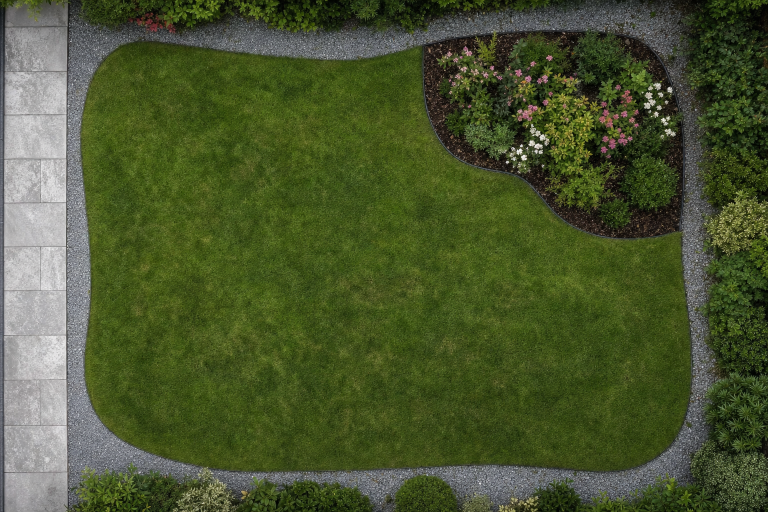
#> input picture scripts/site/src/garden.png, 1536 x 1024 px (shown at 1/2 size)
$ python lawn_assets.py src/garden.png src/short_grass.png src/short_grass.png src/short_grass.png src/short_grass.png
#> lines starting #> are read from the running program, lines starting #| are printed output that depends on the picture; after the words box and inside, x2 and y2 are one past the last pixel; in counts of white or black regions, pixels touching at a corner belong together
# Assets for the product page's lawn-path animation.
# usage: lawn_assets.py GARDEN.png SHORT_GRASS.png OUTDIR [MOWER_PLAN.png DOCK_PLAN.png]
#   GARDEN.png       top-down photo of the garden (generated with an image model; the lawn is found by colour)
#   SHORT_GRASS.png  top-down photo of freshly mowed grass (texture of the mowed stripes)
#   *_PLAN.png       orthographic plan renders (render_site.sh: mplan / dockplan, 1.2 m wide, mower origin 0.15 m right of the
#                    image centre, the back (charging port) pointing left, the visor right; site.js turns the sprite so the visor leads)
# Writes OUTDIR/garden.webp, mowed_a.webp, mowed_b.webp (light / dark stripes, lawn only), mower.webp, dock.webp and lawn.json:
#   {"size": [w, h], "pxm": px per metre, "mower": {...}, "dock": {...}, "segs": [{"d": svg path, "mow": bool, "rev": bool, "cls": "a"|"b", "w": px}]}
import sys, json, os
import numpy as np
from PIL import Image, ImageFilter
from scipy import ndimage as nd

PXM = 160.0                 # image px per metre (paving slabs ~0.8 m, mower 0.67 m long)
CUT = 0.20 * PXM            # cutting width
ROW = 0.18 * PXM            # row pitch: 2 cm overlap
EDGE = 0.13 * PXM           # blade centre from the lawn edge on the edge pass
PLAN_W, PLAN_PX, PLAN_CX = 1.2, 1200, 0.15      # plan renders: width (m), width (px), image centre in mower x (m)
DOCK_X1 = 0.31 * PXM        # dock footprint: right edge (lawn side) from the docked mower origin


def lawn_mask(im):
    hsv = np.asarray(im.convert('HSV')).astype(np.float32); H = hsv[..., 0] * 360 / 255; S = hsv[..., 1] / 255; V = hsv[..., 2] / 255
    g = (H > 55) & (H < 120) & (S > 0.30) & (V > 0.18)
    g = nd.binary_opening(g, structure=np.ones((7, 7)))
    lab, _ = nd.label(g); h, w = g.shape; m = lab == lab[h * 6 // 10, w * 45 // 100]
    return nd.binary_fill_holes(nd.binary_closing(m, structure=np.ones((9, 9))))


def smooth1(a, k=9):
    if len(a) < k: return a
    p = np.r_[np.repeat(a[0], k // 2), a, np.repeat(a[-1], k // 2)]; return np.convolve(p, np.ones(k) / k, 'valid')


def extents(dist, level, step=3):
    ys, L, R = [], [], []
    for y in range(0, dist.shape[0], step):
        r = np.nonzero(dist[y] >= level)[0]
        if len(r) > 2: ys.append(y); L.append(r.min()); R.append(r.max())
    return np.array(ys, float), smooth1(np.array(L, float)), smooth1(np.array(R, float))


def dstr(pts): return 'M' + ' L'.join(f'{x:.1f} {y:.1f}' for x, y in pts)


def cbez(a, c1, c2, b, n=32):
    t = np.linspace(0, 1, n)[:, None]; a, c1, c2, b = map(np.array, (a, c1, c2, b))
    return (1 - t) ** 3 * a + 3 * (1 - t) ** 2 * t * c1 + 3 * (1 - t) * t * t * c2 + t ** 3 * b


def bez(a, c, b, n=24):
    t = np.linspace(0, 1, n)[:, None]; a, c, b = map(np.array, (a, c, b)); return list(map(tuple, (1 - t) ** 2 * a + 2 * (1 - t) * t * c + t * t * b))


def main():
    G, SH, OUT = sys.argv[1:4]; os.makedirs(OUT, exist_ok=True)
    im = Image.open(G).convert('RGB'); W, H = im.size; m = lawn_mask(im); dist = nd.distance_transform_edt(m)
#> in main, im is the input picture: PIL image 1536x1024 RGB; mean R, G, B 74.4, 86.3, 47.7
#> after `W, H = im.size`: W = 1536; H = 1024
#> after `m = lawn_mask(im)`:
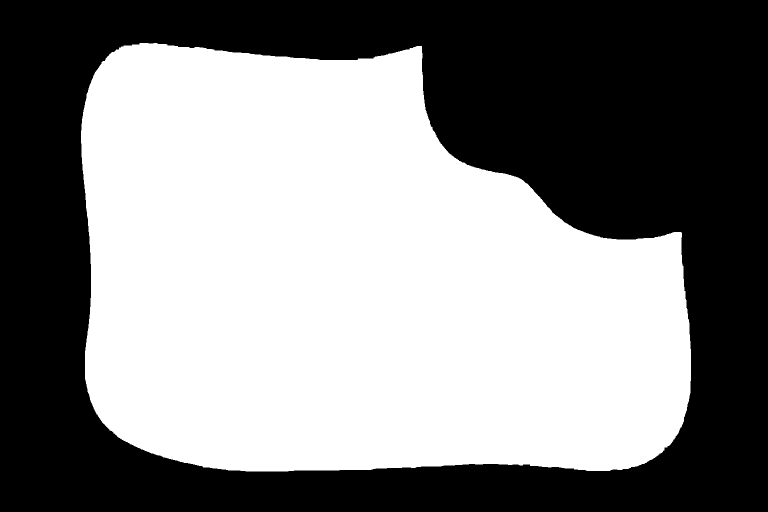
#> m: shape (1024, 1536) bool (shown at 1/2 size); 52.5% white; 1 black region, box (x1, y1, x2, y2) and area: (0, 0, 1536, 1024) 747180
#> after `dist = nd.distance_transform_edt(m)`:
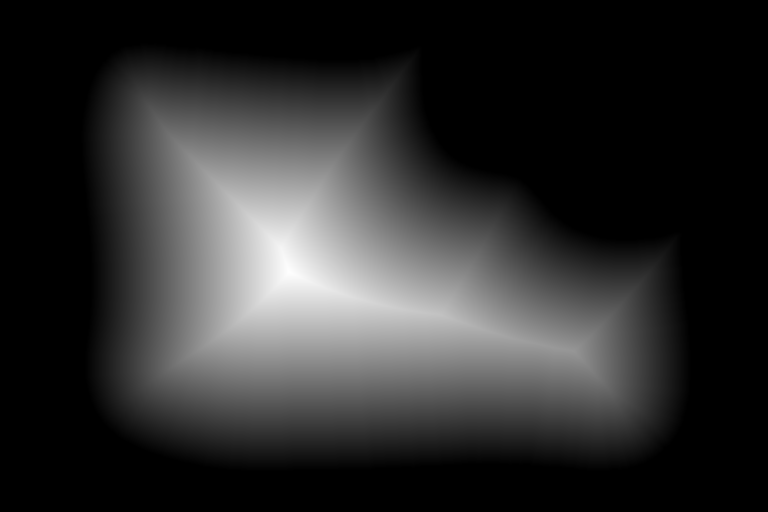
#> dist: shape (1024, 1536) float64 (shown at 1/2 size); min 0, max 397, mean 72.9; drawn with min black and max white
    # --- dock on the left edge, part way down; the pillar stands just off the lawn, the mower backs into it (port at the back)
    yd = int(H * 0.585); xe = int(np.nonzero(m[yd])[0].min())
#> after `yd = int(H * 0.585)`: yd = 599
#> after `xe = int(np.nonzero(m[yd])[0].min())`: xe = 181
    O = (xe - 4 + 0.25 * PXM, float(yd)); A = (O[0] + 0.50 * PXM, float(yd))
#> after `O = (xe - 4 + 0.25 * PXM, float(yd))`: O = (217, 599)
#> after `A = (O[0] + 0.5 * PXM, float(yd))`: A = (297, 599)
    # --- edge loop (clockwise on screen), starting on the left side above the dock
    ys, L, R = extents(dist, EDGE)
#> after the loop in extents, `for y in range(0, dist.shape[0], step):`: L = 272 values, max 486 at index 271, min 182 at index 53, mean 209.3; R = 272 values, max 1361 at index 199, min 324 at index 0, mean 1142.1; ys = 272 values from 108 to 921
#> in smooth1, `p = np.r_[np.repeat(a[0], k // 2), a, np.repeat(a[-1], k // 2)]`: p = 280 values, max 486 at index 275, min 182 at index 57, mean 214.3
#> ys = 272 values from 108 to 921; L = 272 values, max 456.3 at index 271, min 182.4 at index 53, mean 209.5; R = 272 values, max 1361 at index 203, min 395.9 at index 0, mean 1142
    # the dock is an obstacle: plate + pillar footprint (dockplan render) x -0.49..+0.31 m, y +-0.26 m about O; the mower is +-0.34 x +-0.245 m.
    # Along the left edge the pass bends round it; rows beside it start clear of it.
    w_ = np.clip((1.0 - np.abs(ys - yd) / PXM) / 0.35, 0, 1); w_ = w_ * w_ * (3 - 2 * w_)
#> after `w_ = np.clip((1.0 - np.abs(ys - yd) / PXM) / 0.35, 0, 1)`: w_ = 272 values, max 1 at index 129, min 0 at index 0, mean 0.324
    L = np.maximum(L, L + (O[0] + DOCK_X1 + 0.295 * PXM - L) * w_)
#> L = 272 values, max 456.3 at index 271, min 182.4 at index 53, mean 246.9
    loop = [(L[0], ys[0])] + [(R[i], ys[i]) for i in range(len(ys))] + [(L[i], ys[i]) for i in range(len(ys) - 1, -1, -1)]
#> loop = 545 pairs, first value 182.4 to 1361, second value 108 to 921
    js = int(np.argmin(np.abs(ys - (yd - 0.65 * PXM)))); S = (L[js], ys[js])
#> after `js = int(np.argmin(np.abs(ys - (yd - 0.65 * PXM))))`: js = 129
#> after `S = (L[js], ys[js])`: S = (313.8, 495)
    edge = [(L[i], ys[i]) for i in range(js, -1, -1)] + loop[1:]          # up to the top-left corner, once round, back at the top-left
#> edge = 674 pairs, first value 182.4 to 1361, second value 108 to 921
    # --- rows inside the edge band, alternating direction
    lev = EDGE + 0.5 * ROW; yr, Lr, Rr = extents(dist, lev, step=1)          # rows reach into the edge band: no long-grass corners left
#> after `yr, Lr, Rr = extents(dist, lev, step=1)`: yr = 787 values from 121 to 907; Lr = 787 values, max 479.6 at index 786, min 197 at index 147, mean 222.3; Rr = 787 values, max 1346 at index 584, min 306 at index 0, mean 1119.5
    rows = []; y = yr.min() + 1; k = 0
#> after `y = yr.min() + 1`: y = 122
    while y <= yr.max() - 1:
        i = int(np.argmin(np.abs(yr - y))); la_ = Lr[i] if abs(yr[i] - yd) > 0.555 * PXM else max(Lr[i], O[0] + DOCK_X1 + 0.39 * PXM)
        a, b = (la_, yr[i]), (Rr[i], yr[i]); rows.append((a, b) if k % 2 == 0 else (b, a)); y += ROW; k += 1
#> this loop made 28 passes
#> (i, la_, a, b, y) on passes 1 to 12: (1, 281.4, (281.4, 122), (311.6, 122), 150.8), (30, 228.9, (228.9, 151), (809.3, 151), 179.6), (59, 213.3, (213.3, 180), (810, 180), 208.4), (87, 205.9, (205.9, 208), (813.3, 208), 237.2), (116, 200.1, (200.1, 237), (819.3, 237), 266), (145, 197.2, (197.2, 266), (829.2, 266), 294.8), (174, 198, (198, 295), (844.9, 295), 323.6), (203, 199.4, (199.4, 324), (866.7, 324), 352.4), (231, 202, (202, 352), (901.4, 352), 381.2), (260, 205.3, (205.3, 381), (997.2, 381), 410), (289, 207.1, (207.1, 410), (1045.7, 410), 438.8), (318, 211, (211, 439), (1070.9, 439), 467.6)
#> after the loop, k = 28; rows = 28 items; y = 928.4
    segs = [{'d': dstr([O, A]), 'mow': False, 'rev': False}]                     # out of the dock visor first
    r_ = (A[1] - S[1]) / 2; th_ = np.linspace(np.pi / 2, -np.pi / 2, 40)          # a U-turn up and back over the dock, then along to the edge
#> after `r_ = (A[1] - S[1]) / 2`: r_ = 52
    turn = [(A[0] + r_ * np.cos(t_), A[1] - r_ + r_ * np.sin(t_)) for t_ in th_]
#> turn = 40 pairs, first value 297 to 349, second value 495 to 599
    segs.append({'d': dstr(turn + [S]), 'mow': False, 'rev': False})            # blade off until the edge pass
    segs.append({'d': dstr(edge), 'mow': True, 'cls': 'a', 'w': CUT})
    prev = edge[-1]
#> prev = (268, 108)
    for k, (a, b) in enumerate(rows):
        segs.append({'d': dstr([prev, a]), 'mow': False, 'rev': False})          # the turn: over the mowed headland, no new stripe
        segs.append({'d': dstr([a, b]), 'mow': True, 'cls': 'a' if k % 2 == 0 else 'b', 'w': CUT + 1}); prev = b
#> this loop made 28 passes
#> (a, prev) on passes 1 to 12: ((281.4, 122), (311.6, 122)), ((809.3, 151), (228.9, 151)), ((213.3, 180), (810, 180)), ((813.3, 208), (205.9, 208)), ((200.1, 237), (819.3, 237)), ((829.2, 266), (197.2, 266)), ((198, 295), (844.9, 295)), ((866.7, 324), (199.4, 324)), ((202, 352), (901.4, 352)), ((997.2, 381), (205.3, 381)), ((207.1, 410), (1045.7, 410)), ((1070.9, 439), (211, 439))
#> after the loop, segs = 59 items
    # --- home: along the bottom / left edge (already mowed), a hook out past the dock, then backwards onto it
    # forwards past the dock to A2 (heading up and right), then backwards on a curve that straightens onto the dock axis at A3
    jb = int(np.argmin(np.abs(ys - (yd + 1.15 * PXM)))); home = [prev]
#> after `jb = int(np.argmin(np.abs(ys - (yd + 1.15 * PXM))))`: jb = 225
#> after `home = [prev]`: home = [(425.6, 900)]
    if prev[0] > W / 2: home += [(R[-1], ys[-1])]
    home += [(L[-1], ys[-1])] + [(L[i], ys[i]) for i in range(len(ys) - 1, jb - 1, -1)]
#> home = 49 pairs, first value 197.6 to 456.3, second value 783 to 921
    P1 = home[-1]; A2 = (O[0] + 1.05 * PXM, O[1] - 0.30 * PXM); A3 = (O[0] + 0.45 * PXM, O[1]); k_ = 0.30 * PXM / np.sqrt(2)
#> after `P1 = home[-1]`: P1 = (197.6, 783)
#> after `A2 = (O[0] + 1.05 * PXM, O[1] - 0.3 * PXM)`: A2 = (385, 551)
#> after `A3 = (O[0] + 0.45 * PXM, O[1])`: A3 = (289, 599)
    fwd = [tuple(p) for p in cbez(P1, (P1[0] + 0.15 * PXM, P1[1] - 0.30 * PXM), (A2[0] - k_, A2[1] + k_), A2)]
#> in cbez, `a, c1, c2, b = map(np.array, (a, c1, c2, b))`: a = [197.6, 783]; c1 = [221.6, 735]; c2 = [351.1, 584.9]; b = [385, 551]
#> fwd = 32 pairs, first value 197.6 to 385, second value 551 to 783
    segs.append({'d': dstr(home + fwd[1:]), 'mow': False, 'rev': False})
    back = [tuple(p) for p in cbez(A2, (A2[0] - k_, A2[1] + k_), (A3[0] + 0.25 * PXM, A3[1]), A3)]
#> back = 32 pairs, first value 289 to 385, second value 551 to 599
    segs.append({'d': dstr(back + [O]), 'mow': False, 'rev': True})
    # --- mowed lawn: the same photo, the long-grass detail smoothed away, a fine short-grass texture added; light / dark stripe
    base = np.asarray(im).astype(np.float32)
    sm = np.asarray(im.filter(ImageFilter.GaussianBlur(1.6))).astype(np.float32)
    detail = base - np.asarray(im.filter(ImageFilter.GaussianBlur(1.0))).astype(np.float32)          # the photo's own fine grain, kept
    sh = Image.open(SH).convert('L').resize((300, 300), Image.LANCZOS); tile = np.asarray(sh).astype(np.float32)
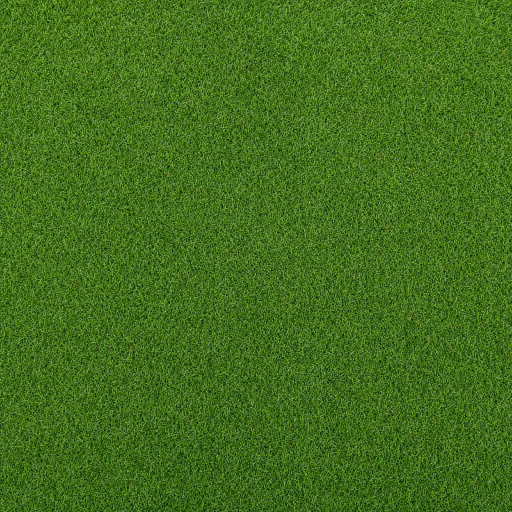
#> input picture scripts/site/src/short_grass.png, 1024 x 1024 px (shown at 1/2 size)
    tex = np.tile(tile, (H // 300 + 1, W // 300 + 1))[:H, :W]; tex = tex - nd.gaussian_filter(tex, 4)
    lum = sm.mean(-1, keepdims=True); low = nd.gaussian_filter(lum[..., 0], 40)[..., None]           # keep the photo's light falloff, even out its patches
    flat = sm * (0.45 + 0.55 * low / np.maximum(lum, 1))
    alpha = (nd.gaussian_filter(m.astype(np.float32), 0.7) * 255).astype(np.uint8)
    for name, gain, tint, tg in (('mowed_a', 1.10, (1.03, 1.04, 0.97), 0.10), ('mowed_b', 0.93, (0.985, 1.0, 0.99), 0.08)):
        rgb = flat * gain * np.array(tint) + detail * 0.55 + tex[..., None] * tg * np.array([0.8, 1.0, 0.6])
        g_ = rgb.mean(-1, keepdims=True); rgb = g_ + (rgb - g_) * 0.92                                   # a touch less saturated than the long grass
        Image.fromarray(np.dstack([np.clip(rgb, 0, 255).astype(np.uint8), alpha]), 'RGBA').save(f'{OUT}/{name}.webp', 'WEBP', quality=82, method=6)
    im.save(f'{OUT}/garden.webp', 'WEBP', quality=82, method=6)
    # --- the flower bed (no-go zone): the planted / mulched region the lawn wraps round, outlined a little outside its steel edge
    hsv = np.asarray(im.convert('HSV')).astype(np.float32); Sa = hsv[..., 1] / 255; Va = hsv[..., 2] / 255
    bed = ~m & ((Sa > 0.20) | (Va < 0.30)); bed = nd.binary_opening(bed, structure=np.ones((5, 5)))
#> after `bed = ~m & ((Sa > 0.2) | (Va < 0.3))`: bed: shape (1024, 1536) bool; 29.6% white; 3315 white regions (3213 under 20 px), largest, box (x1, y1, x2, y2) and area: (0, 0, 1536, 1024) 449524, (881, 647, 1393, 953) 2678, (5, 908, 10, 1024) 300
#> after `bed = nd.binary_opening(bed, structure=np.ones((5, 5)))`: bed: shape (1024, 1536) bool; 26.8% white; 47 white regions, largest, box (x1, y1, x2, y2) and area: (844, 55, 1377, 477) 161150, (995, 0, 1536, 1024) 158417, (111, 0, 1185, 70) 49997
    yy_, xx_ = np.nonzero(m); box_ = np.zeros_like(m); box_[yy_.min():yy_.max() + 1, xx_.min():xx_.max() + 1] = True
#> after `box_ = np.zeros_like(m)`: box_: shape (1024, 1536) bool; every value is 0
#> after `box_[yy_.min():yy_.max() + 1, xx_.min():xx_.max() + 1] = True`: box_: shape (1024, 1536) bool; 66.5% white; 1 black region, box (x1, y1, x2, y2) and area: (0, 0, 1536, 1024) 527324
    notch_ = nd.distance_transform_edt(box_ & ~m); cy_, cx_ = np.unravel_index(np.argmax(notch_), notch_.shape)      # deepest non-lawn point inside the lawn's box = in the bed
#> after `notch_ = nd.distance_transform_edt(box_ & ~m)`:
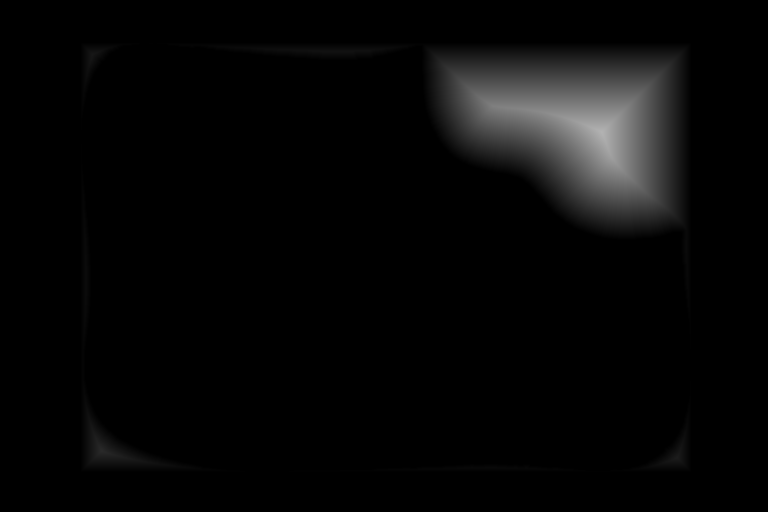
#> notch_: shape (1024, 1536) float64 (shown at 1/2 size); min 0, max 179, mean 7.2
#> after `cy_, cx_ = np.unravel_index(np.argmax(notch_), notch_.shape)`: cy_ = 264; cx_ = 1203
    lab_, _ = nd.label(bed)
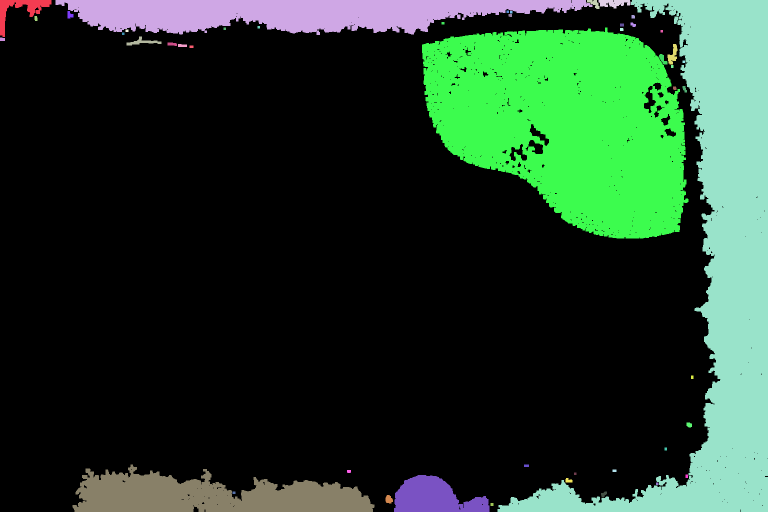
#> lab_: shape (1024, 1536) int32 (shown at 1/2 size); 49 distinct labels, from 0 to 48; one colour per label, 0 black
    bed = nd.binary_fill_holes(nd.binary_closing(lab_ == lab_[cy_, cx_], structure=np.ones((15, 15)))); bed = nd.binary_dilation(bed, iterations=6)
#> after `bed = nd.binary_fill_holes(nd.binary_closing(lab_ == lab_[cy_, cx_], s`: bed: shape (1024, 1536) bool; 10.6% white; 1 white region, box (x1, y1, x2, y2) and area: (844, 55, 1377, 477) 166364
#> after `bed = nd.binary_dilation(bed, iterations=6)`:
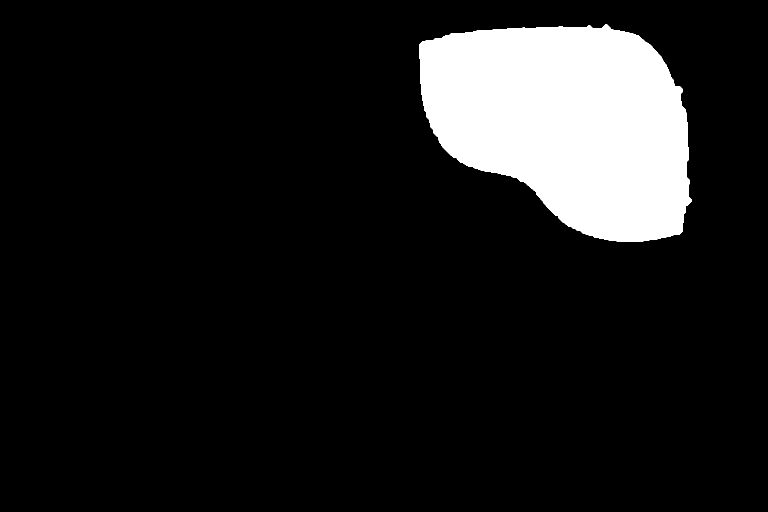
#> bed: shape (1024, 1536) bool (shown at 1/2 size); 11.2% white; 1 white region, box (x1, y1, x2, y2) and area: (838, 49, 1383, 483) 176048
    by, bL, bR = extents(nd.distance_transform_edt(bed), 1, step=4)
#> by = 108 values from 52 to 480; bL = 108 values, max 1200.3 at index 107, min 838.7 at index 13, mean 946.5; bR = 108 values, max 1378.3 at index 84, min 1228.7 at index 0, mean 1351.7
    bedpts = [(bL[0], by[0])] + [(bR[i], by[i]) for i in range(len(by))] + [(bL[i], by[i]) for i in range(len(by) - 1, -1, -1)]
#> bedpts = 217 pairs, first value 838.7 to 1378.3, second value 52 to 480
    info = {'size': [W, H], 'pxm': PXM, 'segs': segs, 'dock': {'x': O[0], 'y': O[1]}, 'bed': dstr(bedpts) + ' Z'}
    if len(sys.argv) > 5:           # plan renders -> image element geometry: the mower origin sits 0.15 m right of the image centre
        sc = PXM * PLAN_W / PLAN_PX
        for key, src in (('mower', sys.argv[4]), ('dockimg', sys.argv[5])):
            p = Image.open(src).convert('RGBA'); w_, h_ = p.size
#> after `w_, h_ = p.size`: w_ = 1024; h_ = 1024
            p.resize((int(w_ * sc * 2), int(h_ * sc * 2)), Image.LANCZOS).save(f'{OUT}/{"mower" if key == "mower" else "dock"}.webp', 'WEBP', quality=85, method=6)
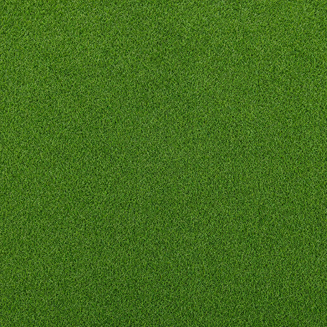
#> saved as mower.webp: PIL image 327x327 RGBA; mean R, G, B, A 68, 109.8, 28.6, 255
            info[key] = {'w': w_ * sc, 'h': h_ * sc, 'ox': -(w_ / 2 + PLAN_CX * PLAN_PX / PLAN_W) * sc, 'oy': -h_ / 2 * sc}
    json.dump(info, open(f'{OUT}/lawn.json', 'w'))
    print('rows', len(rows), 'segments', len(segs), 'dock', [round(v) for v in O])
#| rows 28 segments 61 dock [217, 599]


if __name__ == '__main__':
    main()
